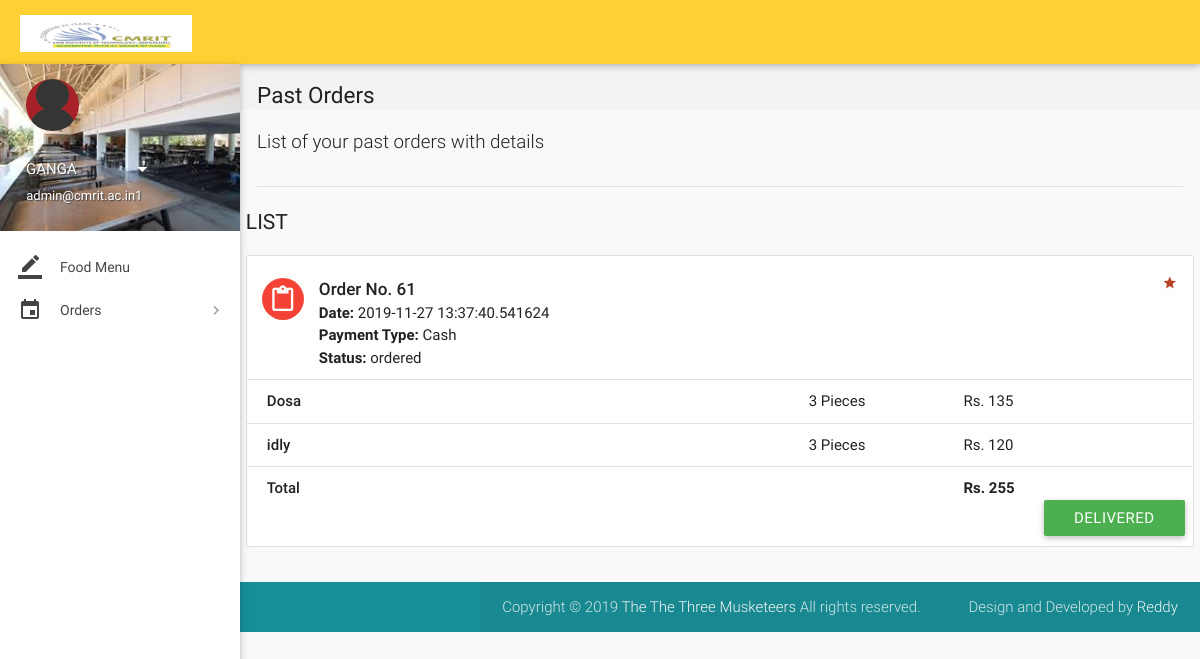
The page /restaurant/current.php (signed in) on the database its author committed.
### tables this page shows
CREATE TABLE `orders` (
  `oid` int(30) NOT NULL,
  `pid` int(30) NOT NULL,
  `date` timestamp(6) NOT NULL DEFAULT CURRENT_TIMESTAMP(6),
  `payment` varchar(30) NOT NULL,
  `total` int(30) NOT NULL,
  `status` varchar(30) NOT NULL DEFAULT 'Preparing!!'
);

CREATE TABLE `orderdetails` (
  `odid` int(11) NOT NULL,
  `id` int(30) NOT NULL,
  `oid` int(30) NOT NULL,
  `name` varchar(30) NOT NULL,
  `quantity` int(30) NOT NULL,
  `price` int(11) NOT NULL
);

### restaurant/current.php (the view, shortened to what this page needs)
<?php
include('../login/conn.php');
if(strlen($_SESSION['email'])==0)
  {
header('location:login/login.php');
}
  else{
?>
<!DOCTYPE html>
<html lang="en">
<head>
  <link href="css/materialize.min.css" type="text/css" rel="stylesheet" media="screen,projection">
  <link href="css/style.min.css" type="text/css" rel="stylesheet" media="screen,projection">
  <link href="css/custom/custom.min.css" type="text/css" rel="stylesheet" media="screen,projection">
  <link href="js/plugins/perfect-scrollbar/perfect-scrollbar.css" type="text/css" rel="stylesheet" media="screen,projection">
  <link href="js/plugins/data-tables/css/jquery.dataTables.min.css" type="text/css" rel="stylesheet" media="screen,projection">
</head>
<body>
  <header id="header" class="page-topbar">
        <div class="navbar-fixed">
             <nav class="" style="background-color: #FFD033">
                <div class="nav-wrapper">
                    <ul class="left">
                      <li><h1 class="logo-wrapper"><a href="index.php" class="brand-logo darken-1"><img src="images/2fe59190-0e43-4f50-a802-ac9edcf15cf9.jpg"  ></a> <span class="logo-text"></span></h1></li>
                    </ul>
                </div>
            </nav>
        </div>
  </header>
  <div id="main">
    <div class="wrapper">
     <div class="wrapper">
      <aside id="left-sidebar-nav">
        <ul id="slide-out" class="side-nav fixed leftside-navigation">
            <li class="user-details" style='background-image: url("download.jpg");background-color:#141063;color:yellow;';>
            <div class="row">
                <div class="col col s4 m4 l4">
                    <img src="images/avatar.jpg" alt="" class="circle responsive-img valign profile-image">
                </div>
                <div class="col col s8 m8 l9">
                    <a class="btn-flat dropdown-button waves-effect waves-light white-text profile-btn" href="#" data-activates="profile-dropdown"><?php echo $_SESSION['fname']?><i class="mdi-navigation-arrow-drop-down right"></i></a>
                    <p class="user-roal"><?php echo $_SESSION['email'];?></p>
                </div>
            </div>
            </li>
            <li ><a href="index.php" class="waves-effect waves-cyan"><i class="mdi-editor-border-color"></i> Food Menu</a>
            </li>
            <li class="no-padding">
                    <ul class="collapsible collapsible-accordion">
                        <li ><a class="collapsible-header waves-effect waves-cyan"><i class="mdi-editor-insert-invitation"></i> Orders</a>
                        </li>
                    </ul>
                </li>
        </ul>
        </aside>
      <section id="content">
        <div id="breadcrumbs-wrapper">
          <div class="container">
            <div class="row">
              <div class="col s12 m12 l12">
                <h5 class="breadcrumbs-title">Past Orders</h5>
              </div>
            </div>
          </div>
        </div>
        <div class="container">
          <p class="caption">List of your past orders with details</p>
          <div class="divider"></div>
<div id="work-collections" class="seaction">
          <?php
          $sql = mysqli_query($conn, "SELECT * FROM orders WHERE status='ordered'");
          echo '              <div class="row">
                <div>
                    <h4 class="header">List</h4>
                    <ul id="issues-collection" class="collection">';
          while($row = mysqli_fetch_array($sql))
          {
            $status = $row['status'];
            echo '<li class="collection-item avatar">
                              <i class="mdi-content-content-paste red circle"></i>
                              <span class="collection-header">Order No. '.$row['oid'].'</span>
                              <p><strong>Date:</strong> '.$row['date'].'</p>
                              <p><strong>Payment Type:</strong> '.$row['payment'].'</p>
                              <p><strong>Status:</strong> '.($status).'</p>
                <a href="#" class="secondary-content"><i class="mdi-action-grade"></i></a>
                              </li>';
            $order_id = $row['oid'];
            $sql1 = mysqli_query($conn, "SELECT * FROM orderdetails WHERE oid = $order_id;");
            while($row1 = mysqli_fetch_array($sql1))
            {
                    $item_name = $row1['name'];
              echo '<li class="collection-item">
                            <div class="row">
                            <div class="col s7">
                            <p class="collections-title">'.$item_name.'</p>
                            </div>
                            <div class="col s2">
                            <span>'.$row1['quantity'].' Pieces</span>
                            </div>
                            <div class="col s3">
                            <span>Rs. '.$row1['price'].'</span>
                            </div>
                            </div>
                            </li>';
              $oid = $row1['oid'];
            }
                echo'<li class="collection-item">
                                        <div class="row">
                                            <div class="col s7">
                                                <p class="collections-title"> Total</p>
                                            </div>
                                            <div class="col s2">
                      <span> </span>
                                            </div>
                                            <div class="col s3">
                                                <span><strong>Rs. '.$row['total'].'</strong></span>
                                            </div>';
                  if($status == 'ordered'){
                echo '<form action="deliver.php" method="post">
                    <input type="hidden" value="'.$oid.'" name="id">
                    <input type="hidden" value="Delivered" name="status">
                    <input type="hidden" value="'.$row['payment'].'" name="payment_type">
                    <button class="btn waves-effect waves-light right submit green " type="submit" name="action">Delivered
                    </button>
                    </form>';
                }
                echo'</div></li>';
          }
          ?>
                </div>
              </div>
        </section></div></div>
  <footer class="page-footer" style="background-color: #168F99" >
    <div class="footer-copyright">
      <div class="container">
        <span>Copyright © 2019 <a class="grey-text text-lighten-4" href="#" target="_blank">The The Three Musketeers</a> All rights reserved.</span>
        <span class="right"> Design and Developed by <a class="grey-text text-lighten-4" href="#">Reddy</a></span>
        </div>
    </div>
  </footer>
</body>
</html>
<?php
  }
?>

### restaurant/current.php (style rules this page uses)
body { display: flex; min-height: 100vh; flex-direction: column; }

### rows shown on the page
orders: oid "61", date "2019-11-27 13:37:40.541624", payment "Cash", status "ordered", total "255"
orderdetails: name "Dosa", quantity "3", price "135"
orderdetails: name "idly", quantity "3", price "120"

### other values the page prints
$_SESSION['fname'] "GANGA"
$_SESSION['email'] "admin@cmrit.ac.in1"
